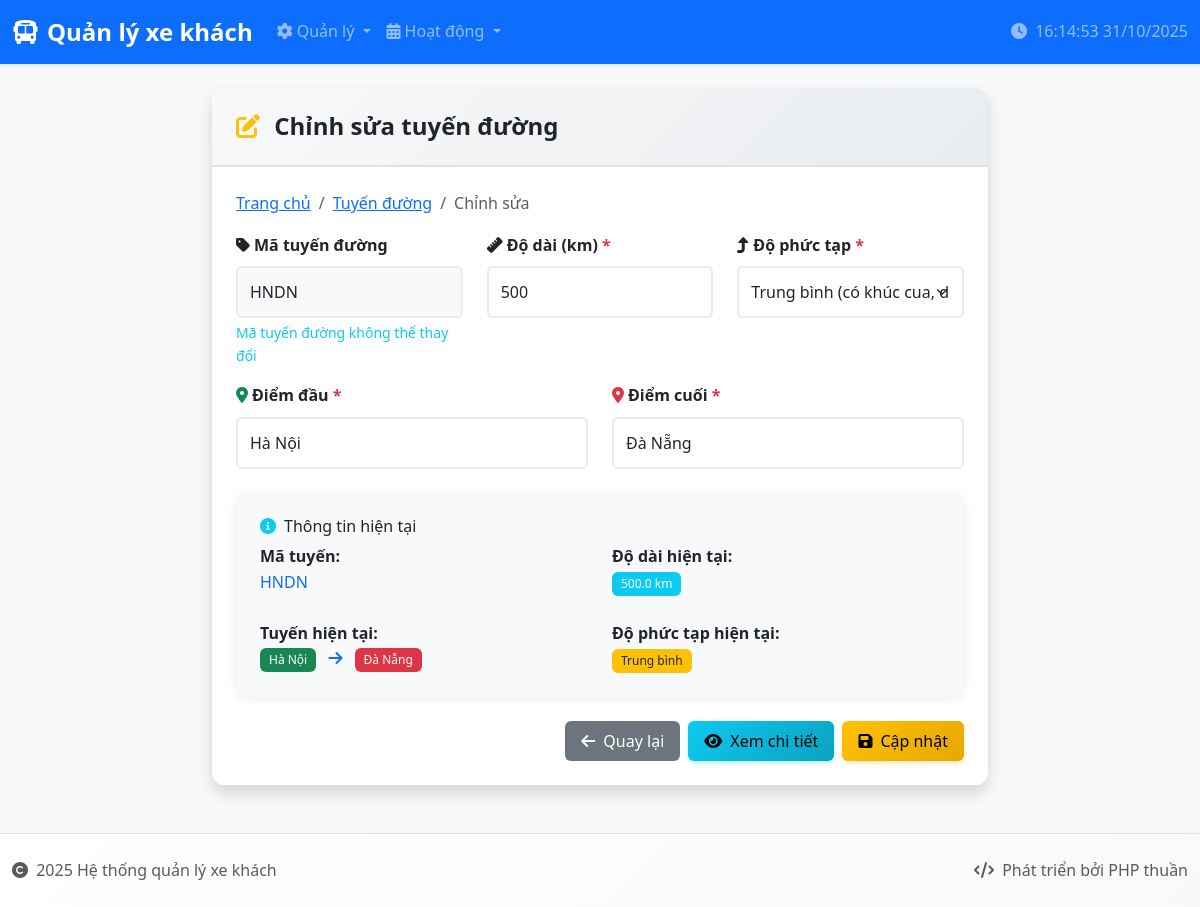
The page /quanly_xe_khach/tuyen_duong/edit.php?id=HNDN on the database its author committed.
### tables this page shows
CREATE TABLE `tuyen_duong` (
  `MaTuyenDuong` varchar(4) NOT NULL,
  `DiemDau` varchar(100) NOT NULL,
  `DiemCuoi` varchar(100) NOT NULL,
  `DoPhucTap` int(11) DEFAULT NULL CHECK (`DoPhucTap` in (1,2,3)),
  `DoDai` int(11) NOT NULL,
  PRIMARY KEY (`MaTuyenDuong`)
);

### quanly_xe_khach/tuyen_duong/edit.php (the view, shortened to what this page needs)
<?php
$database = new Database();
$db = $database->getConnection();
$id = isset($_GET['id']) ? $_GET['id'] : '';
try {
    $query = "SELECT * FROM tuyen_duong WHERE MaTuyenDuong = ?";
    $stmt = $db->prepare($query);
    $stmt->execute([$id]);
    $tuyen_duong = $stmt->fetch(PDO::FETCH_ASSOC);
} catch(PDOException $e) {
    $error = "Lỗi: " . $e->getMessage();
}
include '../includes/header.php';
?>
<div class="row justify-content-center">
    <div class="col-md-10 col-lg-8">
        <div class="card shadow">
            <div class="card-header">
                <h4 class="mb-0">
                    <i class="fas fa-edit text-warning me-2"></i>
                    Chỉnh sửa tuyến đường
                </h4>
            </div>
            <div class="card-body">
                <nav aria-label="breadcrumb" class="mb-3">
                    <ol class="breadcrumb">
                        <li class="breadcrumb-item"><a href="../index.php">Trang chủ</a></li>
                        <li class="breadcrumb-item"><a href="index.php">Tuyến đường</a></li>
                        <li class="breadcrumb-item active">Chỉnh sửa</li>
                    </ol>
                </nav>
                <?php if ($tuyen_duong): ?>
                    <form method="POST" class="needs-validation" novalidate>
                        <div class="row">
                            <div class="col-md-4 mb-3">
                                <label class="form-label">
                                    <i class="fas fa-tag me-1"></i>Mã tuyến đường
                                </label>
                                <input type="text"
                                       class="form-control bg-light"
                                       value="<?php echo htmlspecialchars($tuyen_duong['MaTuyenDuong']); ?>"
                                       readonly>
                                <div class="form-text text-info">Mã tuyến đường không thể thay đổi</div>
                            </div>
                            <div class="col-md-4 mb-3">
                                <label class="form-label">
                                    <i class="fas fa-ruler me-1"></i>Độ dài (km) <span class="text-danger">*</span>
                                </label>
                                <input type="number"
                                       class="form-control"
                                       name="do_dai"
                                       value="<?php echo isset($_POST['do_dai']) ? $_POST['do_dai'] : $tuyen_duong['DoDai']; ?>"
                                       min="0.1"
                                       max="5000"
                                       step="0.1"
                                       required>
                            </div>
                            <div class="col-md-4 mb-3">
                                <label class="form-label">
                                    <i class="fas fa-level-up-alt me-1"></i>Độ phức tạp <span class="text-danger">*</span>
                                </label>
                                <select class="form-select" name="do_phuc_tap" required>
                                    <option value="2" <?php echo (isset($_POST['do_phuc_tap']) ? ($_POST['do_phuc_tap'] == 2 ? 'selected' : '') : ($tuyen_duong['DoPhucTap'] == 2 ? 'selected' : '')); ?>>
                                        Trung bình (có khúc cua, dốc nhẹ)
                                    </option>
                                </select>
                            </div>
                        </div>
                        <div class="row">
                            <div class="col-md-6 mb-4">
                                <label class="form-label">
                                    <i class="fas fa-map-marker-alt me-1 text-success"></i>Điểm đầu <span class="text-danger">*</span>
                                </label>
                                <input type="text"
                                       class="form-control"
                                       name="diem_dau"
                                       value="<?php echo isset($_POST['diem_dau']) ? htmlspecialchars($_POST['diem_dau']) : htmlspecialchars($tuyen_duong['DiemDau']); ?>"
                                       maxlength="100"
                                       required>
                            </div>
                            <div class="col-md-6 mb-4">
                                <label class="form-label">
                                    <i class="fas fa-map-marker-alt me-1 text-danger"></i>Điểm cuối <span class="text-danger">*</span>
                                </label>
                                <input type="text"
                                       class="form-control"
                                       name="diem_cuoi"
                                       value="<?php echo isset($_POST['diem_cuoi']) ? htmlspecialchars($_POST['diem_cuoi']) : htmlspecialchars($tuyen_duong['DiemCuoi']); ?>"
                                       maxlength="100"
                                       required>
                            </div>
                        </div>
                        <div class="mb-4">
                            <div class="card bg-light">
                                <div class="card-body">
                                    <h6 class="card-title">
                                        <i class="fas fa-info-circle text-info me-2"></i>Thông tin hiện tại
                                    </h6>
                                    <div class="row">
                                        <div class="col-md-6">
                                            <strong>Mã tuyến:</strong><br>
                                            <span class="text-primary"><?php echo htmlspecialchars($tuyen_duong['MaTuyenDuong']); ?></span><br><br>
                                            <strong>Tuyến hiện tại:</strong><br>
                                            <span class="badge bg-success"><?php echo htmlspecialchars($tuyen_duong['DiemDau']); ?></span>
                                            <i class="fas fa-arrow-right mx-2 text-primary"></i>
                                            <span class="badge bg-danger"><?php echo htmlspecialchars($tuyen_duong['DiemCuoi']); ?></span>
                                        </div>
                                        <div class="col-md-6">
                                            <strong>Độ dài hiện tại:</strong><br>
                                            <span class="badge bg-info"><?php echo number_format($tuyen_duong['DoDai'], 1); ?> km</span><br><br>
                                            <strong>Độ phức tạp hiện tại:</strong><br>
                                            <?php
                                            $current_phuc_tap = $tuyen_duong['DoPhucTap'];
                                            $badge_class = '';
                                            $text = '';
                                            switch($current_phuc_tap) {
                                                case 2:
                                                    $badge_class = 'bg-warning text-dark';
                                                    $text = 'Trung bình';
                                                    break;
                                            }
                                            ?>
                                            <span class="badge <?php echo $badge_class; ?>"><?php echo $text; ?></span>
                                        </div>
                                    </div>
                                </div>
                            </div>
                        </div>
                        <div class="d-grid gap-2 d-md-flex justify-content-md-end">
                            <a href="index.php" class="btn btn-secondary">
                                <i class="fas fa-arrow-left me-2"></i>Quay lại
                            </a>
                            <a href="view.php?id=<?php echo $tuyen_duong['MaTuyenDuong']; ?>" class="btn btn-info">
                                <i class="fas fa-eye me-2"></i>Xem chi tiết
                            </a>
                            <button type="submit" class="btn btn-warning">
                                <i class="fas fa-save me-2"></i>Cập nhật
                            </button>
                        </div>
                    </form>
                <?php endif; ?>
            </div>
        </div>
    </div>
</div>
<?php include '../includes/footer.php'; ?>

### quanly_xe_khach/style.css (style rules this page uses)
:root { --primary-color: #0d6efd; --secondary-color: #6c757d; --success-color: #198754; --info-color: #0dcaf0; --warning-color: #ffc107; --danger-color: #dc3545; --light-color: #f8f9fa; --dark-color: #212529; }
body { font-family: 'Segoe UI', Tahoma, Geneva, Verdana, sans-serif; background-color: #f8f9fa; line-height: 1.6; }
.card { border: none; border-radius: 12px; box-shadow: 0 2px 10px rgba(0,0,0,0.08); transition: transform 0.2s ease, box-shadow 0.2s ease; }
.card-header { background: linear-gradient(135deg, #f8f9fa 0%, #e9ecef 100%); border-bottom: 2px solid #dee2e6; border-radius: 12px 12px 0 0 !important; padding: 1.5rem; }
.card-header h4 { margin: 0; color: var(--dark-color); font-weight: 600; }
.card-body { padding: 1.5rem; }
.btn { border-radius: 6px; font-weight: 500; padding: 0.5rem 1rem; transition: all 0.2s ease; border: none; }
.btn-warning { background: linear-gradient(135deg, #ffc107 0%, #e6a800 100%); box-shadow: 0 2px 4px rgba(255, 193, 7, 0.3); color: #000; }
.btn-info { background: linear-gradient(135deg, #0dcaf0 0%, #0aa2c0 100%); box-shadow: 0 2px 4px rgba(13, 202, 240, 0.3); color: #000; }
.badge { font-size: 0.75rem; font-weight: 500; padding: 0.5em 0.75em; border-radius: 6px; }
.form-control, .form-select { border: 2px solid #e9ecef; border-radius: 6px; padding: 0.75rem; transition: border-color 0.2s ease, box-shadow 0.2s ease; }
.form-label { font-weight: 600; color: var(--dark-color); margin-bottom: 0.5rem; }

### quanly_xe_khach/includes/header.php (style rules this page uses)
.card-header { background-color: #f8f9fa; border-bottom: 2px solid #dee2e6; }

### rows shown on the page
tuyen_duong: MaTuyenDuong "HNDN", do_dai "500", do_phuc_tap "Trung bình (có khúc cua, dốc nhẹ)", diem_dau "Hà Nội", diem_cuoi "Đà Nẵng", DiemDau "Hà Nội", DiemCuoi "Đà Nẵng", DoDai "500.0", DoPhucTap "Trung bình"
